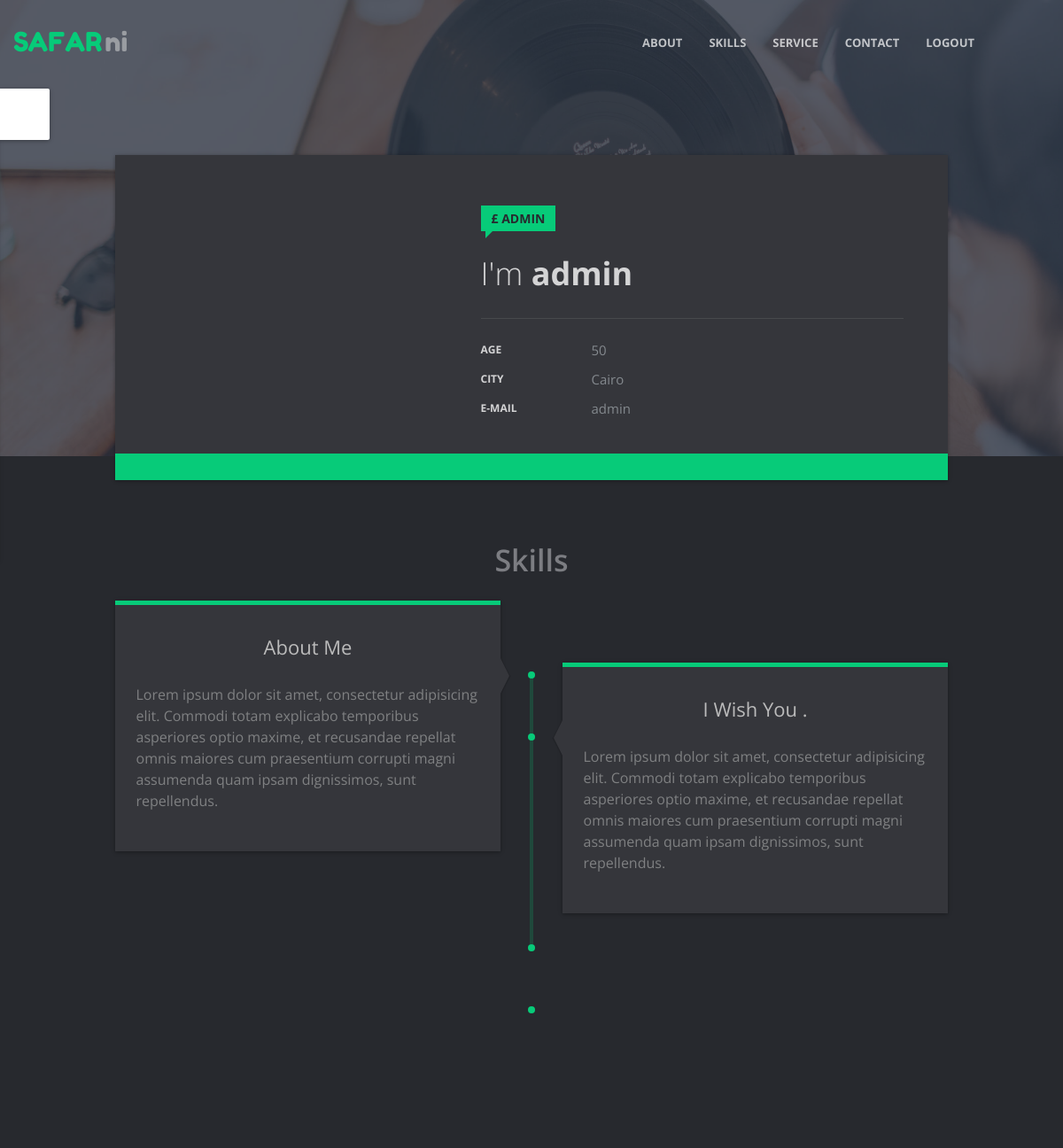
Page /includes/profile_person.php?id=23 on the committed database.
### tables this page shows
CREATE TABLE `identity` (
  `user_id` int(100) NOT NULL,
  `username` varchar(100) NOT NULL,
  `password` varchar(100) NOT NULL,
  `email` varchar(100) NOT NULL,
  `picture` varchar(5000) NOT NULL,
  `gendar` varchar(100) NOT NULL,
  `frist_name` varchar(100) NOT NULL,
  `last_name` varchar(100) NOT NULL,
  `authority` varchar(100) NOT NULL,
  `country` varchar(100) NOT NULL,
  `about` varchar(5000) NOT NULL,
  `intro` varchar(500) NOT NULL,
  `i_wish` varchar(5000) NOT NULL,
  `activities` varchar(5000) NOT NULL,
  `salary` varchar(500) NOT NULL,
  `birthdate` varchar(500) NOT NULL,
  `time` date NOT NULL
);

### includes/profile_person.php (the view, shortened to what this page needs)
<!DOCTYPE html>
<html lang="en" class="theme-color-07cb79 theme-skin-dark">
<head>
	<link rel="stylesheet" type="text/css" href="../css/style_icomoon.css">
	<link rel="stylesheet" type="text/css" href="../css/option-panel.css">
	<link rel="stylesheet" type="text/css" href="../css/style_1.css">
	<link rel="stylesheet" type="text/css" href="../css/theme-color.css">
</head>
<body class="home header-has-img loading">
  <?php
      $id      = $_GET['id'];
			$uname      = $_GET['name'];
      include 'config.php';
      $quary   = "SELECT * FROM `identity` WHERE user_id = $id";
      $persons   = mysqli_query($LINK,$quary);
      while ($person = mysqli_fetch_array($persons)) {
   ?>
    <div class="wrapper">
        <header class="header">
            <div class="head-bar">
                <div class="head-bar-inner">
                    <div class="row">
                        <div class="col-sm-3 col-xs-6">
                            <a class="logo" href="../index.php"><span>SAFAR</span>ni</a>
                        </div>
                        <div class="col-sm-9 col-xs-6">
                            <div class="nav-wrap">
                                <nav id="nav" class="nav">
									<ul class="clearfix">
										<li><a href="index.html#about">About</a></li>
										<li><a href="index.html#experience">Skills</a></li>
										<li><a href="index.html#experiencee">Service</a></li>
										<li><a href="chat.php?id=<?php echo $id;?>&name=<?php echo $uname; ?>">Contact <span></span></a></li>
										<li><a href="logout.php">Logout</a></li>
											</ul>
								</nav>
                            </div>
                        </div>
                    </div>
                </div>
            </div>
        </header>
        <div class="content">
            <div class="container">
				<section id="about" class="section section-about">
					<div class="animate-up">
						<div class="section-box">
							<div class="profile">
								<div class="row">
									<div class="col-xs-5">
									</div>
									<div class="col-xs-7">
										<div class="profile-info">
											<div class="profile-preword"><span>£&nbsp<?php echo $person[14]; ?></span></div>
											<h1 class="profile-title"><span>I'm</span> <?php echo $person[1]; ?></h1>
											<h2 class="profile-position"></h2></div>
                                            <ul class="profile-list">
                                                <li class="clearfix">
                                                    <strong class="title">Age</strong>
                                                    <span class="cont">
															<?php
                                                            $date = $person[14];
                                                            $date2 = date("Y-m-d");;
                                                            $today = strtotime(date($date2));
                                                            $today2 = strtotime(date($date));
                                                            $sec= $today - $today2;
                                                            $year = $sec /31536000;
                                                            if (is_int($year)) {
                                                                echo $year;
                                                            }
                                                            else{
                                                                echo round($year);
                                                            }
                                                            ?>
                                                    </span>
                                                </li>
                                                <li class="clearfix">
                                                    <strong class="title">City</strong>
                                                    <span class="cont"><?php echo $person[9]; ?></span>
                                                </li>
                                                <li class="clearfix">
                                                    <strong class="title">E-mail</strong>
                                                    <span class="cont"><?php echo $person[3]; ?></span>
                                                </li>
                                            </ul>
									</div>
								</div>
							</div>
							<div class="profile-social">
							</div>
						</div>
					</div>
				</section>
				<section id="experience" class="section section-experience">
					<div class="animate-up">
						<h2 class="section-title">Skills</h2>
						<div class="timeline">
							<div class="timeline-bar"></div>
							<div class="timeline-inner clearfix">
                                <div class="timeline-box timeline-box-left">
                                    <span class="dot"></span>
                                    <div class="timeline-box-inner animate-right">
                                        <span class="arrow"></span>
                                        <h3>About Me </h3>
                                        <p><?php echo $person[10]; ?></p>
                                    </div>
                                </div>
                                <div class="timeline-box timeline-box-right">
                                    <span class="dot"></span>
                                    <div class="timeline-box-inner animate-left">
                                        <span class="arrow"></span>
                                        <h3>I Wish You .</h3>
                                        <p><?php echo $person[12]; ?></p>
                                    </div>
                                </div>
                                <div class="timeline-box timeline-box-left">
                                    <span class="dot"></span>
                                </div>
																<div class="timeline-box timeline-box-right">
                                    <span class="dot"></span>
                                </div>
							</div>
						</div>
					</div>
				</section>
				<section id="experiencee"  class="section section-blog">
				</section>
<?php
}
 ?>
</body>
</html>

### css/theme-color.css (style rules this page uses)
.theme-color-07cb79 a, .theme-color-07cb79 blockquote:before, .theme-color-07cb79 .contact-map .contact-info a:hover, .theme-color-07cb79 .interests-list i, .theme-color-07cb79 .input-field.used label, .theme-color-07cb79 .logo span, .theme-color-07cb79 #map .map-icon, .theme-color-07cb79 .nav-wrap .btn-mobile-nav, .theme-color-07cb79 .page-404 h2 span, .theme-color-07cb79 .post-box .post-title a:hover, .theme-color-07cb79 .post-single .post-title a:hover, .theme-color-07cb79 .post-comments .section-title, .theme-color-07cb79 .ref-box .person-speech:before, .theme-color-07cb79 .timeline-box .date, .theme-color-07cb79 .widget-title, .theme-color-07cb79 .widget_meta ul li a:hover, .theme-color-07cb79 .widget_archive ul li a:hover, .theme-color-07cb79 .widget_nav_menu ul li a:hover, .theme-color-07cb79 .widget_categories ul li a:hover, .theme-color-07cb79 .widget_recent_entries ul li a:hover, .theme-color-07cb79 .widget_recent_comments ul li a:hover, .theme-color-07cb79 .widget_search .search-form:before, .theme-color-07cb79 .widget-popuplar-posts .post-title a:hover, .theme-color-07cb79 .widget-recent-posts .post-title a:hover { color: #07cb79; }
.theme-color-07cb79 ins, .theme-color-07cb79 mark, .theme-color-07cb79 .btn-primary, .theme-color-07cb79 .btn-primary-outer, .theme-color-07cb79 .btn-sidebar-close, .theme-color-07cb79 .calendar-busy .calendar-body td .current-day, .theme-color-07cb79 .calendar-busy .calendar-today .date, .theme-color-07cb79 .filter .active:after, .theme-color-07cb79 .filter-bar .filter-bar-line, .theme-color-07cb79 .input-field .line:before, .theme-color-07cb79 .input-field .line:after, .theme-color-07cb79 .mobile-nav, .theme-color-07cb79 .nav > ul > li > a > span, .theme-color-07cb79 .post-datetime, .theme-color-07cb79 .profile-social, .theme-color-07cb79 .profile-preword span, .theme-color-07cb79 .progress-bar .bar-fill, .theme-color-07cb79 .progress-bar .bar-line:after, .theme-color-07cb79 .price-box.box-primary .btn, .theme-color-07cb79 .price-box.box-primary .price-box-top, .theme-color-07cb79 .profile-list .button, .theme-color-07cb79 .pagination .page-numbers.current, .theme-color-07cb79 .pagination .page-numbers.current:hover, .theme-color-07cb79 .pagination .page-numbers:active, .theme-color-07cb79 .pagination .page-numbers.next:active, .theme-color-07cb79 .pagination .page-numbers.prev:active, .theme-color-07cb79 .timeline-bar, .theme-color-07cb79 .timeline-box .dot, .theme-color-07cb79 .timeline-box-compact .date span, .theme-color-07cb79 .widget_tag_cloud a:hover { background-color: #07cb79; }
.theme-color-07cb79 .timeline-box-inner, .theme-color-07cb79 .price-box.box-primary .btn, .theme-color-07cb79 .widget_search .search-form, .theme-color-07cb79 .widget_tag_cloud a:hover { border-color: #07cb79; }
.theme-color-07cb79 .page-404 h2 span:before, .theme-color-07cb79 .profile-preword span:before, .theme-color-07cb79 .timeline-box-compact .date span:before { border-left-color: #07cb79; }

### rows in the picture
identity: salary "ADMIN", username "admin", country "Cairo", email "admin", about "Lorem ipsum dolor sit amet, consectetur adipisicing elit. Commodi totam explicabo temporibus asperiores optio maxime, et recusandae repellat omnis maiores cum praesentium corrupti magni assumenda quam ipsam dignissimos, sunt repellendus.", i_wish "Lorem ipsum dolor sit amet, consectetur adipisicing elit. Commodi totam explicabo temporibus asperiores optio maxime, et recusandae repellat omnis maiores cum praesentium corrupti magni assumenda quam ipsam dignissimos, sunt repellendus."
